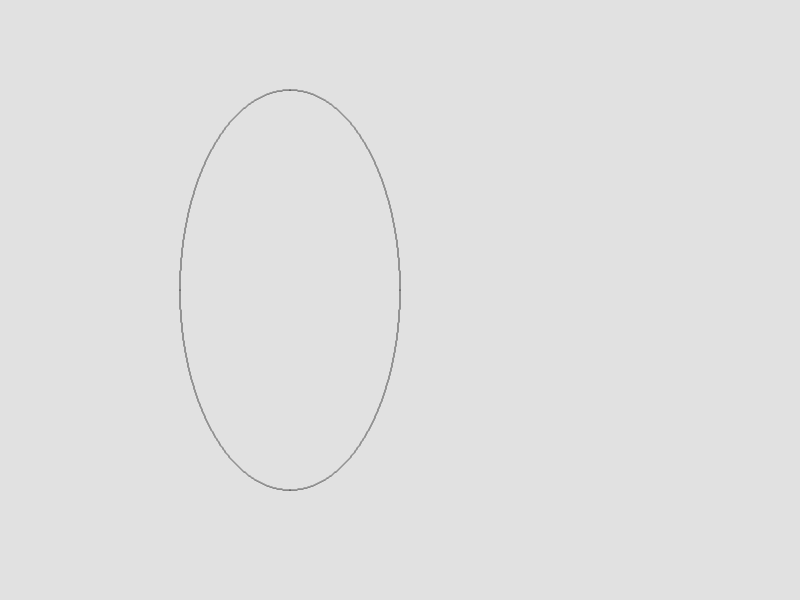
Frame 1 (no input)
Frame 60 (no input): identical to frame 1, image omitted
Frame 120 (the mouse pressed at the canvas centre since frame 60): identical to frame 1, image omitted

The p5.js sketch that drew this single still picture (run headless with seeded random() and noise() and a simulated clock; from frame 60 on, the mouse is pressed at the canvas centre):

// p5.js sketch
// ── sketch.js
function setup() {
    createCanvas(displayWidth, displayHeight);
}

function draw() {
    background(225);
    midpoint_ellipse_drawing(290, 290, 110, 200)
}

function midpoint_ellipse_drawing(xc, yc, rx, ry) {
    let x = 0,
        y = ry
    point(x + xc, y + yc)
    point(-x + xc, y + yc)
    point(x + xc, -y + yc)
    point(-x + xc, -y + yc)
    let p1, p2

    // for 1st region
    p1 = (ry * ry) - (rx * rx * ry) + (0.25 * rx * rx)
    while ((2 * ry * ry * x) <= (2 * rx * rx * y)) {
        if (p1 < 0) {
            x = x + 1
            p1 = p1 + (2 * ry * ry * x) + (ry * ry)
        } else {
            x = x + 1
            y = y - 1
            p1 = p1 + (2 * ry * ry * x) - (2 * rx * rx * y) + (ry * ry)
        }
        point(x + xc, y + yc)
        point(-x + xc, y + yc)
        point(x + xc, -y + yc)
        point(-x + xc, -y + yc)
    }
// for 2nd region
    p2 = ((x + 0.5) * (x + 0.5) * ry * ry) + ((y - 1) * (y - 1) * rx * rx) - (rx * rx * ry * ry)
    while (y != 0) {
        if (p2 > 0) {
            y = y - 1
            p2 = p2 - (2 * y * rx * rx) + (rx * rx)
        } else {
            x = x + 1
            y = y - 1
            p2 = p2 - (2 * y * rx * rx) + (2 * x * ry * ry) + (rx * rx)
        }
        point(x + xc, y + yc)
        point(-x + xc, y + yc)
        point(x + xc, -y + yc)
        point(-x + xc, -y + yc)
    }
}
